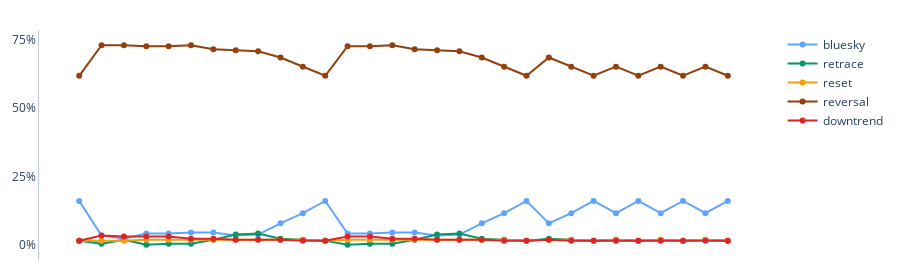

Notebook source saved alongside this figure:
### Code cell
# Trend of Trends Line Graph

line_layout = go.Layout(    
    margin=dict(
        l=20,
        r=20, 
        t=30, 
        b=20
    ),
    plot_bgcolor="#FFF",
    xaxis=dict(
        visible=False, 
        showgrid=False
    ),
    yaxis=dict(
        tick0=0, 
        dtick=0.25,
        tickformat=',.0%',
        showgrid=False,
        linecolor="#BCCCDC"
    ),
    height = 280
)


line_fig = go.Figure(
    data = line_data,
    layout = line_layout
)

line_fig
